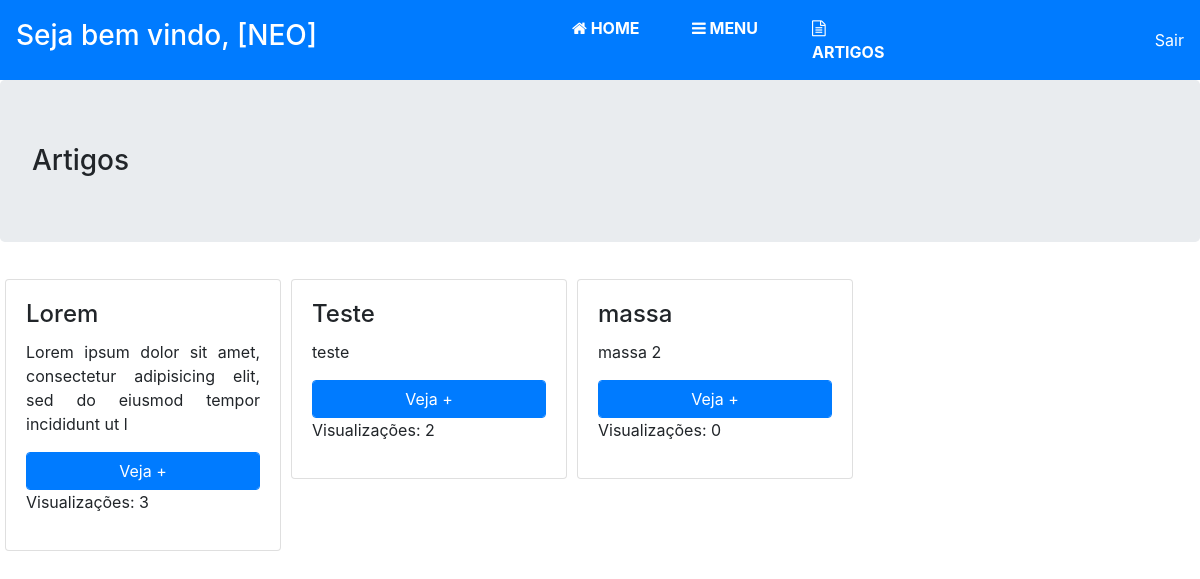
Page /index.php?page=artigos (signed in) on the committed database.
### tables this page shows
CREATE TABLE `menu` (
  `id` int(11) NOT NULL,
  `titulo` varchar(50) NOT NULL,
  `url` varchar(100) NOT NULL,
  `status` enum('ativo','inativo') NOT NULL,
  `icon` varchar(20) NOT NULL
);

CREATE TABLE `artigos` (
  `id` int(11) NOT NULL,
  `titulo` varchar(50) NOT NULL,
  `conteudo` text NOT NULL,
  `views` int(11) NOT NULL
);

### pages/artigos.php (the view, shortened to what this page needs)
<div>
	<h3 class="jumbotron">Artigos</h3>
	<?php
	$sql = "SELECT * FROM artigos ORDER BY views DESC";
	$query = mysqli_query($conexao, $sql);
	while($artigos = mysqli_fetch_assoc($query)){
		echo '
			<div class="card">
			  <div class="card-body">
			    <h4 class="card-title">'.$artigos['titulo'].'</h4>
			    <p class="card-text text-justify">'.substr($artigos['conteudo'], 0, 100).'</p>
			    <a href="visualizaArtigos.php?idArtigo='.$artigos['id'].'" class="btn btn-primary form-control">Veja +</a>
			    <p>
			    <span class="card-link"> Visualizações: '.$artigos['views'].'</span>
			  </div>
			</div>
		';
	}
	?>
</div>

### MeuMenu.php (shortened to what this page needs)
<?php
	require("config.php");
	if($_SESSION['user']){
		$user = $_SESSION['user'];
	}else{
		header('location:login.php');
	}
?>
<!DOCTYPE html>
<html lang="pt-br">
<head><title>Dashboard Admin</title>
	<link rel="stylesheet" type="text/css" href="css/font-awesome.min.css">
	<link rel="stylesheet" type="text/css" href="css/style.css">
	<link rel="stylesheet" href="https://stackpath.bootstrapcdn.com/bootstrap/4.1.3/css/bootstrap.min.css">
</head>
<body>
<nav class="navbar navbar-dark bg-primary">
 <h3>Seja bem vindo, [<?php echo strtoupper($user);?>]</h3>
 <nav>
 <ul class="nav">
	<?php
		$sql = "SELECT * FROM menu WHERE status = 'ativo'";
		$query = mysqli_query($conexao, $sql);
		while($menus = mysqli_fetch_assoc($query)){
			echo "<li class='nav-item'>
		             <a class='nav-link' href='index.php?page=".$menus['url']."'><i class='".$menus['icon']."'></i> ".strtoupper($menus['titulo'])."</a>
		  	      </li>";
		}
	?>
</ul>
</nav>
<a style="color: white; float:right" href="?sair">Sair</a>
</nav>

### css/style.css (style rules this page uses)
.card { width: 23%; float: left; margin: 5px 5px; }
.nav-link { color:#fff; font-weight: 700 }
nav h3 { color: #fff }

### MeuMenu.php (style rules this page uses)
.nav-link { width: 120px; color:#fff; font-weight: 700 }
nav h3 { color: #fff }

### pages/artigos.php (style rules this page uses)
.card { width: 23%; float: left; margin: 5px 5px; }

### rows in the picture
menu: titulo "HOME"
menu: titulo "MENU"
menu: titulo "ARTIGOS"
artigos: titulo "Lorem", conteudo "Lorem ipsum dolor sit amet, consectetur adipisicing elit, sed do eiusmod tempor incididunt ut l", views "3"
artigos: titulo "Teste", conteudo "teste", views "2"
artigos: titulo "massa", conteudo "massa 2", views "0"

### other values in the picture
$user "NEO"
